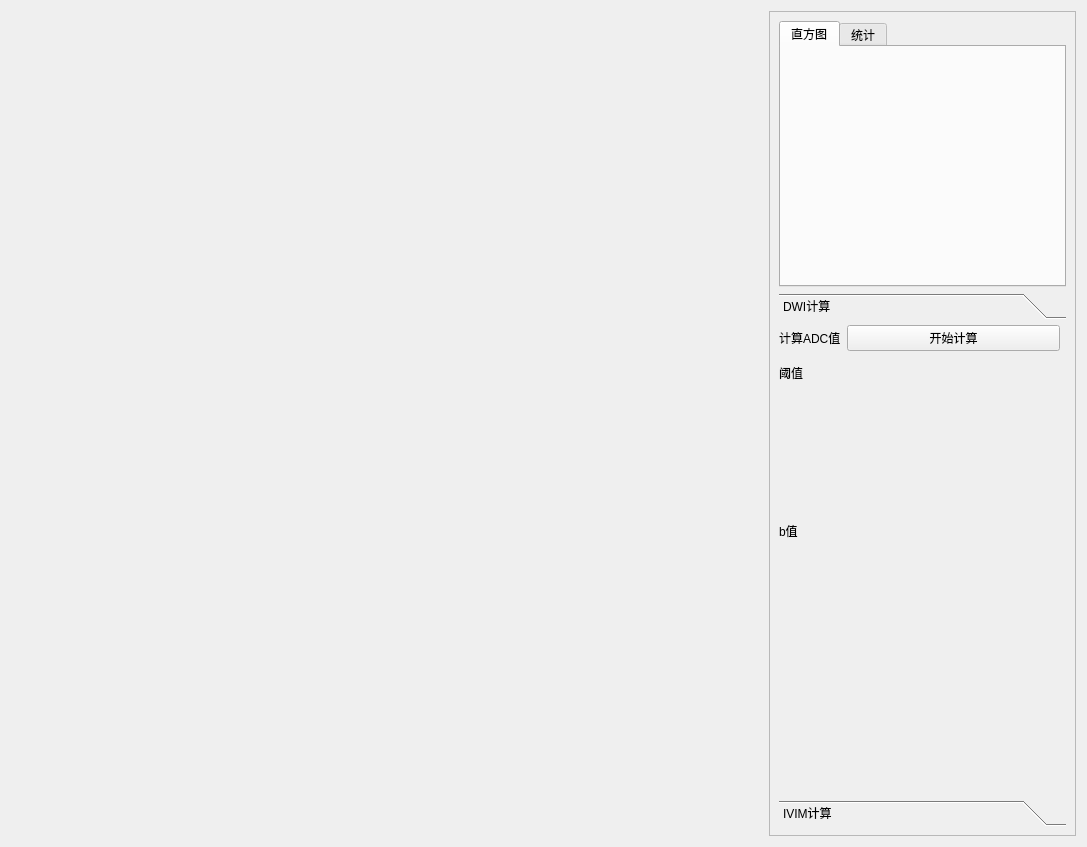
<?xml version="1.0" encoding="UTF-8"?>
<ui version="4.0">
 <class>DiffusionModule</class>
 <widget class="QWidget" name="DiffusionModule">
  <property name="geometry">
   <rect>
    <x>0</x>
    <y>0</y>
    <width>1087</width>
    <height>847</height>
   </rect>
  </property>
  <property name="windowTitle">
   <string>Form</string>
  </property>
  <layout class="QHBoxLayout" name="horizontalLayout">
   <item>
    <widget class="QVTKWidget" name="qvtkWidget">
     <property name="sizePolicy">
      <sizepolicy hsizetype="Minimum" vsizetype="Minimum">
       <horstretch>22</horstretch>
       <verstretch>0</verstretch>
      </sizepolicy>
     </property>
    </widget>
   </item>
   <item>
    <widget class="QFrame" name="frame">
     <property name="sizePolicy">
      <sizepolicy hsizetype="Preferred" vsizetype="Preferred">
       <horstretch>9</horstretch>
       <verstretch>0</verstretch>
      </sizepolicy>
     </property>
     <property name="frameShape">
      <enum>QFrame::StyledPanel</enum>
     </property>
     <property name="frameShadow">
      <enum>QFrame::Raised</enum>
     </property>
     <layout class="QVBoxLayout" name="verticalLayout_2">
      <item>
       <widget class="QTabWidget" name="InfoPage">
        <property name="sizePolicy">
         <sizepolicy hsizetype="Expanding" vsizetype="Expanding">
          <horstretch>0</horstretch>
          <verstretch>10</verstretch>
         </sizepolicy>
        </property>
        <property name="currentIndex">
         <number>0</number>
        </property>
        <widget class="QWidget" name="Hist">
         <attribute name="title">
          <string>直方图</string>
         </attribute>
        </widget>
        <widget class="QWidget" name="tab_2">
         <attribute name="title">
          <string>统计</string>
         </attribute>
        </widget>
       </widget>
      </item>
      <item>
       <widget class="QToolBox" name="paramTool">
        <property name="sizePolicy">
         <sizepolicy hsizetype="Preferred" vsizetype="Preferred">
          <horstretch>0</horstretch>
          <verstretch>20</verstretch>
         </sizepolicy>
        </property>
        <property name="currentIndex">
         <number>0</number>
        </property>
        <widget class="QWidget" name="ADC">
         <property name="geometry">
          <rect>
           <x>0</x>
           <y>0</y>
           <width>289</width>
           <height>483</height>
          </rect>
         </property>
         <attribute name="label">
          <string>DWI计算</string>
         </attribute>
         <widget class="QWidget" name="formLayoutWidget">
          <property name="geometry">
           <rect>
            <x>0</x>
            <y>0</y>
            <width>281</width>
            <height>341</height>
           </rect>
          </property>
          <layout class="QFormLayout" name="formLayout">
           <item row="1" column="0">
            <widget class="QLabel" name="ThreshLabel">
             <property name="sizePolicy">
              <sizepolicy hsizetype="Preferred" vsizetype="Preferred">
               <horstretch>0</horstretch>
               <verstretch>10</verstretch>
              </sizepolicy>
             </property>
             <property name="text">
              <string>阈值</string>
             </property>
            </widget>
           </item>
           <item row="1" column="1">
            <widget class="ctkSliderWidget" name="ThreshSlider"/>
           </item>
           <item row="2" column="0">
            <widget class="QLabel" name="bLabel">
             <property name="sizePolicy">
              <sizepolicy hsizetype="Preferred" vsizetype="Preferred">
               <horstretch>0</horstretch>
               <verstretch>10</verstretch>
              </sizepolicy>
             </property>
             <property name="text">
              <string>b值</string>
             </property>
            </widget>
           </item>
           <item row="2" column="1">
            <widget class="ctkSliderWidget" name="bSlider"/>
           </item>
           <item row="0" column="0">
            <widget class="QLabel" name="Title">
             <property name="sizePolicy">
              <sizepolicy hsizetype="Preferred" vsizetype="Preferred">
               <horstretch>0</horstretch>
               <verstretch>15</verstretch>
              </sizepolicy>
             </property>
             <property name="text">
              <string>计算ADC值</string>
             </property>
            </widget>
           </item>
           <item row="0" column="1">
            <widget class="QPushButton" name="pushButton">
             <property name="text">
              <string>开始计算</string>
             </property>
            </widget>
           </item>
          </layout>
         </widget>
        </widget>
        <widget class="QWidget" name="IVIM">
         <property name="geometry">
          <rect>
           <x>0</x>
           <y>0</y>
           <width>289</width>
           <height>483</height>
          </rect>
         </property>
         <attribute name="label">
          <string>IVIM计算</string>
         </attribute>
        </widget>
       </widget>
      </item>
     </layout>
    </widget>
   </item>
  </layout>
 </widget>
 <customwidgets>
  <customwidget>
   <class>ctkSliderWidget</class>
   <extends>QWidget</extends>
   <header>ctkSliderWidget.h</header>
  </customwidget>
  <customwidget>
   <class>QVTKWidget</class>
   <extends>QWidget</extends>
   <header>QVTKWidget.h</header>
  </customwidget>
 </customwidgets>
 <resources/>
 <connections/>
</ui>
